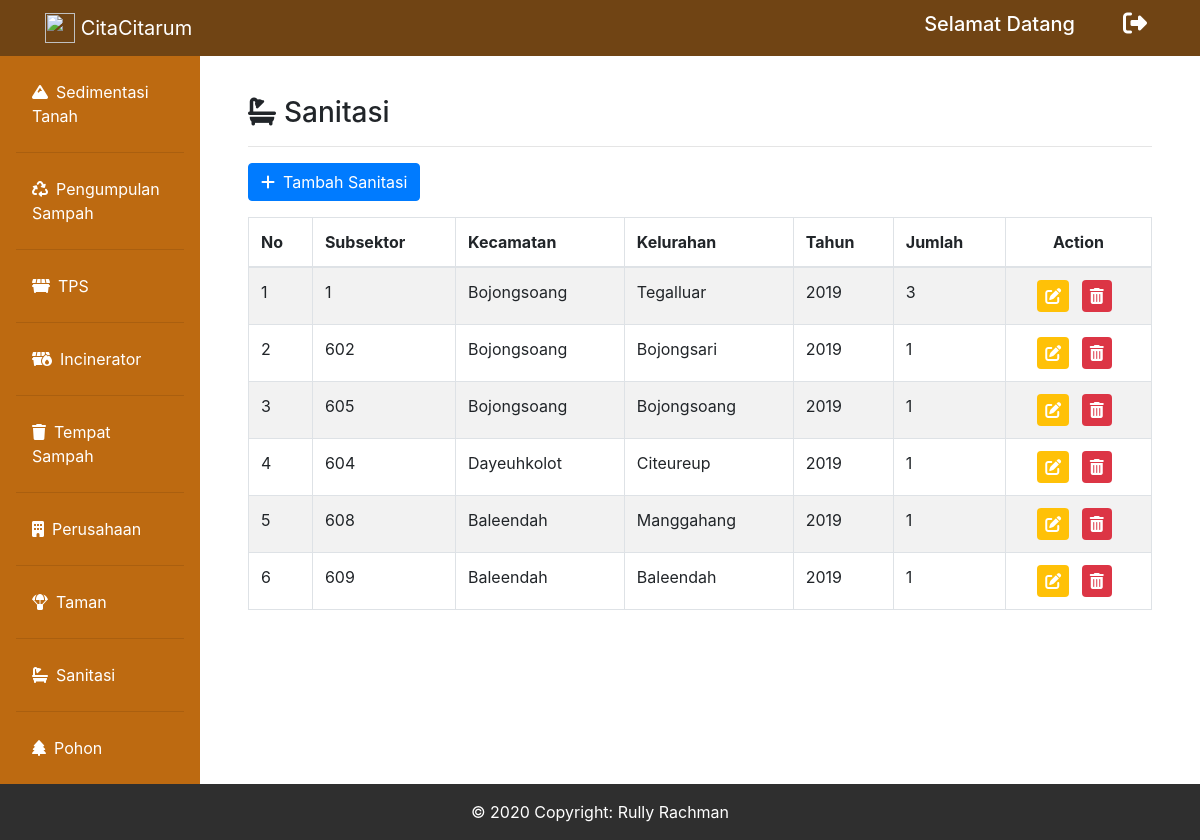
Screenshot of /admin_sanitasi.php with the database file from the repository.
### tables this page shows
CREATE TABLE `sanitasi` (
  `id_sanitasi` int(50) NOT NULL,
  `id_subsektor` int(50) NOT NULL,
  `kecamatan` varchar(200) NOT NULL,
  `kelurahan` varchar(200) NOT NULL,
  `tahun` varchar(200) NOT NULL,
  `jumlah_sanitasi` varchar(200) NOT NULL
);

### admin_sanitasi.php (the view, shortened to what this page needs)
<?php
include("connect.php");
?>
<!doctype html>
<html lang="en">
  <head>
    <link rel="stylesheet" href="https://stackpath.bootstrapcdn.com/bootstrap/4.4.1/css/bootstrap.min.css">
    <link rel="stylesheet" href="fontawesome/css/all.min.css">
  </head>
  <body>
        <nav class="navbar navbar-expand-lg navbar-dark bg-gradient-primary fixed-top" style="background-color: #704414" id="bar">
            <div class="container">
                <a href="admin_dashboard.php" class="navbar-brand" href="index.php">
                    <img src="img/logocitarum.png" width="30" height="30" class="d-inline-block align-top" alt="">  CitaCitarum</a>
                <div class="collapse navbar-collapse" id="navbarText">
                <span class="mr-5"><h5>Selamat Datang <?php echo $_SESSION["name"]?></h5></span>
                <div class="icon">
                    <h4>
                        <a href="dansubsektor_dashboard.php?logout='1'" class="text-decoration-none"><i class="fas fa-sign-out-alt mr-2" data-toggle="tooltip" title="Logout"></i></a>
                    </h4>
                </div>
        </nav>
        <div class="row no-gutters mt-5">
        <div class="col-md-2 pt-2 sidebar" style="background-color: #BD6A11">
        <ul class="nav flex-column pl-3 pr-3 pb-3 p-1 pt-3" style="background-color: #BD6A11">
            <li class="nav-item">
                <a class="nav-link text-white" href="admin_elemen.php"><i class="fas fa-mountain mr-2"></i>Sedimentasi Tanah</a><hr>
            </li>
            <li class="nav-item">
                <a class="nav-link text-white" href="admin_sampah.php"><i class="fas fa-recycle mr-2"></i>Pengumpulan Sampah</a><hr>
            </li>
            <li class="nav-item">
                <a class="nav-link text-white" href="admin_tps.php"><i class="fas fa-dumpster mr-2"></i>TPS</a><hr>
            </li>
            <li class="nav-item">
                <a class="nav-link text-white" href="admin_incinerator.php"><i class="fas fa-dumpster-fire mr-2"></i>Incinerator</a><hr>
            </li>
            <li class="nav-item">
                <a class="nav-link text-white" href="admin_tong.php"><i class="fas fa-trash mr-2"></i>Tempat Sampah</a><hr>
            </li>
            <li class="nav-item">
                <a class="nav-link text-white" href="admin_perusahaan.php"><i class="fas fa-building mr-2"></i>Perusahaan</a><hr>
            </li>
            <li class="nav-item">
                <a class="nav-link text-white" href="admin_taman.php"><i class="fas fa-parachute-box mr-2"></i>Taman</a><hr>
            </li>
            <li class="nav-item">
                <a class="nav-link text-white" href="admin_sanitasi.php"><i class="fas fa-bath mr-2"></i>Sanitasi</a><hr>
            </li>
            <li class="nav-item">
                <a class="nav-link text-white" href="admin_pohon.php"><i class="fas fa-tree mr-2"></i>Pohon</a>
            </li>
        </ul>
        </div>
        <div class="col-md-10 p-5">
            <h3><i class="fas fa-bath mr-2"></i>Sanitasi</h3>
            <hr>
            <a href="tambah_sanitasi.php" class="btn btn-primary mb-3"><i class="fas fa-plus mr-2"></i>Tambah Sanitasi</a>
            <table class="table table-striped table-bordered">
            <thead>
                <tr>
                <th scope="col">No</th>
                <th scope="col">Subsektor</th>
                <th scope="col">Kecamatan</th>
                <th scope="col">Kelurahan</th>
                <th scope="col">Tahun</th>
                <th scope="col">Jumlah</th>
                <th scope="col" colspan="2" class="text-center">Action</th>
                </tr>
            </thead>
            <tbody>
            <?php
                $query = "SELECT * FROM sanitasi ORDER BY id_sanitasi ASC";
                $sql = mysqli_query($conn, $query);
                $no = 1;
                while($row = mysqli_fetch_array($sql)){
                echo "
                    <tr>
                    <td>$no</td>
                    <td>$row[id_subsektor]</td>
                    <td>$row[kecamatan]</td>
                    <td>$row[kelurahan]</td>
                    <td>$row[tahun]</td>
                    <td>$row[jumlah_sanitasi]</td>
                    <td colspan='2' class='text-center'><a href='edit_sanitasi.php?id=$row[id_sanitasi]'><i class='fas fa-edit bg-warning p-2 text-white rounded mr-0' data-toggle='tooltip' title='edit'></i></a>
                    <a class='m-2' href='admin_sanitasi.php?deletesanitasi=$row[id_sanitasi]'><i class='fas fa-trash-alt bg-danger text-white p-2 rounded'></i></a></td>
                    </tr>";
                    $no++;
                }
            ?>
            </tbody>
            </table>
            <br><br><br>
        </div>
    </div>
        <footer>
            <div class="footer-copyright text-center py-3">© 2020 Copyright: Rully Rachman
            </div>
        </footer>
  </body>
</html>

### admin_sanitasi.php (style rules this page uses)
.navbar { color: white; }
.icon a { color: white; text-decoration: none; }
.footer-copyright { background-color: #2f2f2f; color: white; }

### rows the page displays
sanitasi: id_subsektor "1", kecamatan "Bojongsoang", kelurahan "Tegalluar", tahun "2019", jumlah_sanitasi "3"
sanitasi: id_subsektor "602", kecamatan "Bojongsoang", kelurahan "Bojongsari", tahun "2019", jumlah_sanitasi "1"
sanitasi: id_subsektor "605", kecamatan "Bojongsoang", kelurahan "Bojongsoang", tahun "2019", jumlah_sanitasi "1"
sanitasi: id_subsektor "604", kecamatan "Dayeuhkolot", kelurahan "Citeureup", tahun "2019", jumlah_sanitasi "1"
sanitasi: id_subsektor "608", kecamatan "Baleendah", kelurahan "Manggahang", tahun "2019", jumlah_sanitasi "1"
sanitasi: id_subsektor "609", kecamatan "Baleendah", kelurahan "Baleendah", tahun "2019", jumlah_sanitasi "1"
